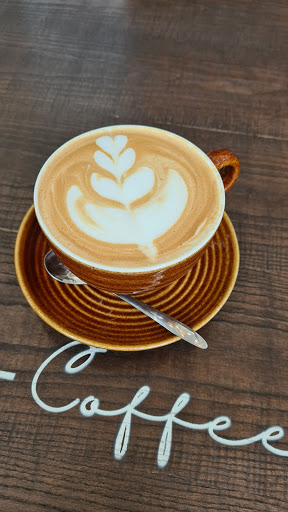
#> input picture images/2021-03-14_orig.jpg, 288 x 512 px
$ python histogram.py
#> lines starting #> are read from the running program, lines starting #| are printed output that depends on the picture
#> further down, input_image is the input picture: shape (512, 288, 3); mean B, G, R 77.9, 95, 111.7
import cv2
import numpy as np


def histogram_equalization(img_in):
    # Write histogram equalization here

    # Histogram equalization result

    blue, green, red = cv2.split(img_in)  #split the image into r,g,b channels
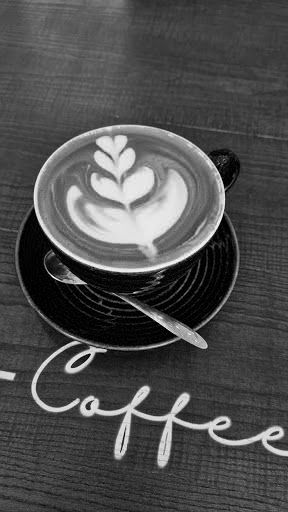
#> blue: shape (512, 288); min 0, max 255, mean 77.9
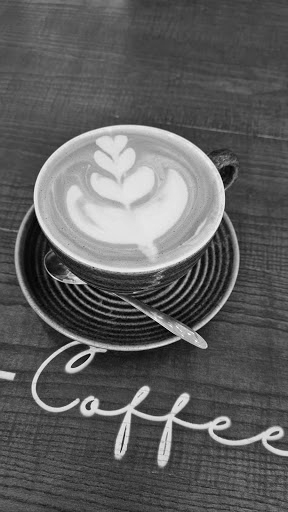
#> green: shape (512, 288); min 0, max 255, mean 95
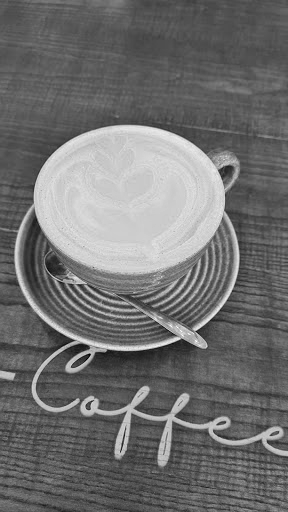
#> red: shape (512, 288); min 0, max 255, mean 111.7
    hist_blue = cv2.calcHist(
        [blue], [0], None, [256],
        [0, 256])  #calculating the histogram and CDF for each histogram
#> hist_blue = 256 values, max 3821 at index 0, min 0 at index 254, mean 576
    cdf_blue = np.cumsum(hist_blue)
#> cdf_blue = 256 values from 3821 to 147456

    hist_green = cv2.calcHist([green], [0], None, [256], [0, 256])
#> hist_green = 256 values, max 3735 at index 69, min 0 at index 243, mean 576
    cdf_green = np.cumsum(hist_green)
#> cdf_green = 256 values from 28 to 147456

    hist_red = cv2.calcHist([red], [0], None, [256], [0, 256])
#> hist_red = 256 values, max 3529 at index 86, min 0 at index 2, mean 576
    cdf_red = np.cumsum(hist_red)
#> cdf_red = 256 values from 3 to 147456

    blue1 = np.around(np.subtract(cdf_blue, np.amin(cdf_blue)))
#> blue1 = 256 values from 0 to 143635
    cv2.divide(blue1, blue.size, blue1)
    cv2.multiply(blue1, 255, blue1)

    green1 = np.around(np.subtract(cdf_green, np.amin(cdf_green)))
#> green1 = 256 values from 0 to 147428
    cv2.divide(green1, green.size, green1)
    cv2.multiply(green1, 255, green1)

    red1 = np.around(np.subtract(cdf_red, np.amin(cdf_red)))
#> red1 = 256 values from 0 to 147453
    cv2.divide(red1, red.size, red1)
    cv2.multiply(red1, 255, red1)

    new_blue = blue1[blue.ravel()].reshape(blue.shape)
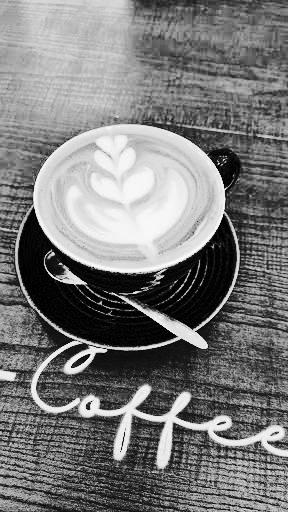
#> new_blue: shape (512, 288) float32; min 0, max 248.4, mean 122.4
    new_green = green1[green.ravel()].reshape(green.shape)
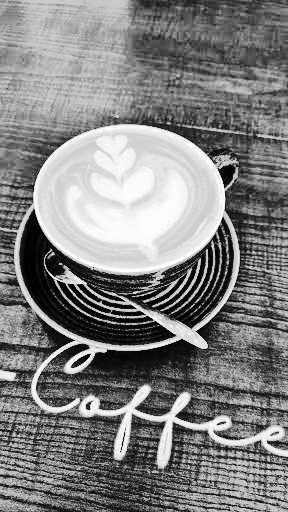
#> new_green: shape (512, 288) float32; min 0, max 255, mean 129
    new_red = red1[red.ravel()].reshape(red.shape)
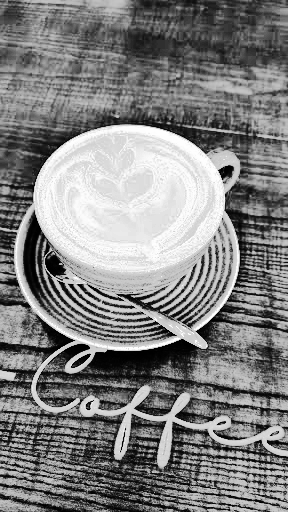
#> new_red: shape (512, 288) float32; min 0, max 255, mean 129.2

    img = cv2.merge([new_blue, new_green, new_red])  #Merging all channels
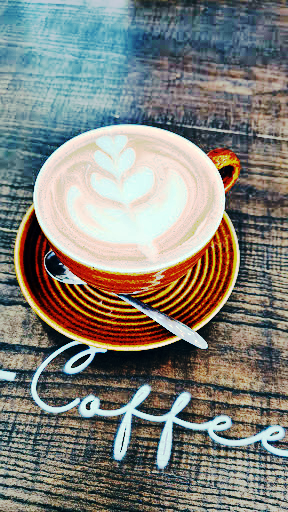
#> img: shape (512, 288, 3) float32; mean B, G, R 122.4, 129, 129.2
    img_out = img
    return True, img_out


# Read in input images
input_image = cv2.imread("../images/2021-03-14_orig.jpg", cv2.IMREAD_COLOR)

# Histogram equalization
succeed, output_image = histogram_equalization(input_image)
#> succeed = True

# Write out the result
output_name = "1.jpg"
cv2.imwrite(output_name, output_image)
